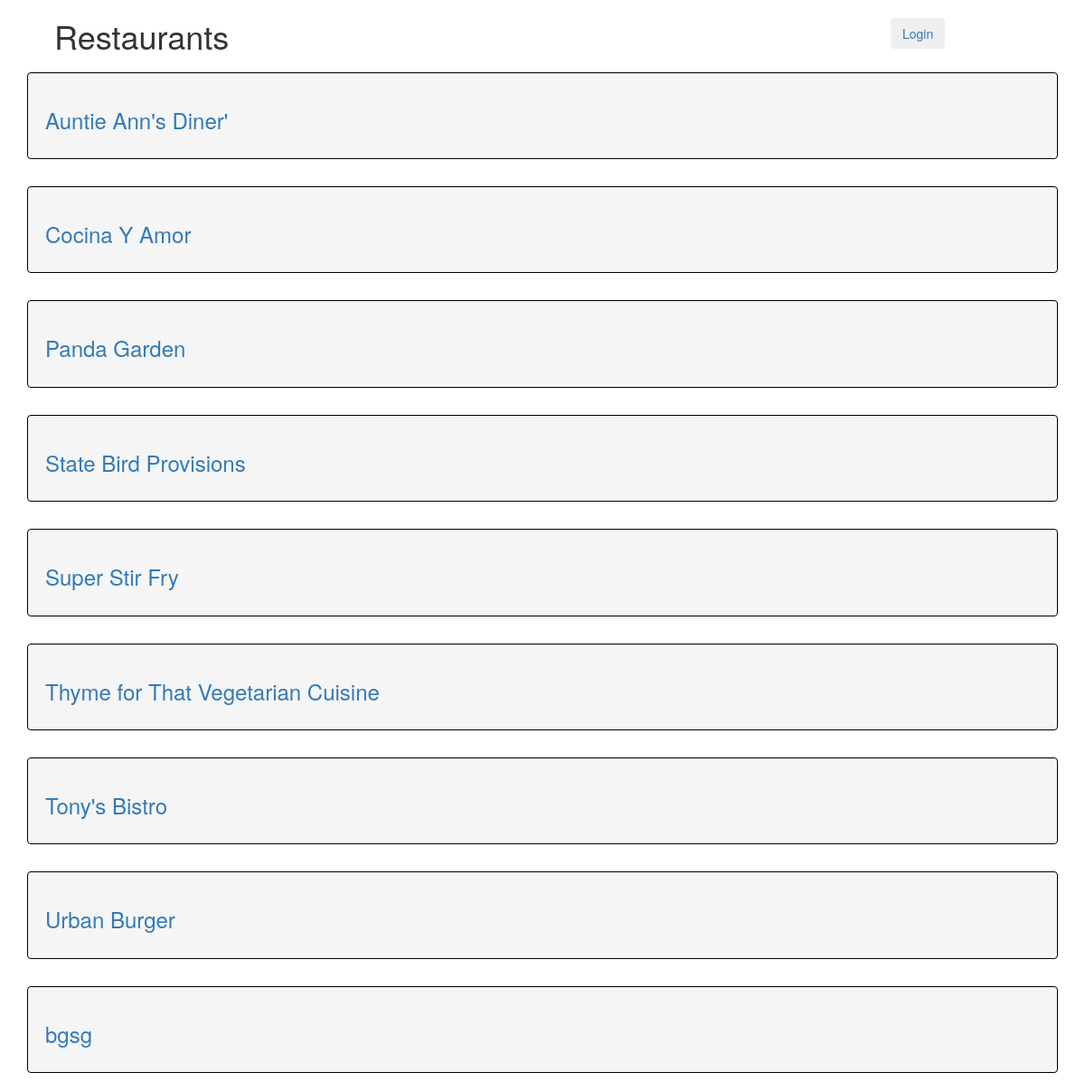
/restaurant/, run on the app's committed database.
### database_setup.py (models this page shows, shortened)
class Restaurant(Base):
    __tablename__ = 'restaurant'
    id = Column(Integer, primary_key=True)
    name = Column(String(250), nullable=False)
    user_id = Column(Integer, ForeignKey('user.id'))
    user = relationship(User)

### Start.py (the view, shortened to what this page needs)
@app.route('/')
@app.route('/restaurant/')
def showRestaurants():
    restaurants = session.query(Restaurant).order_by(asc(Restaurant.name))
    if 'username' not in login_session:
        return render_template('publicrestaurants.html', restaurants=restaurants)

### templates/publicrestaurants.html (shortened to what this page needs)
<!DOCTYPE html>
<html>
<head>
    <link rel="stylesheet" href="https://maxcdn.bootstrapcdn.com/bootstrap/3.3.7/css/bootstrap.min.css" >
</head>
<body>
    <div class="container">
        <top class="col-md-12">
            <div class="col-md-10" >
                <h1>Restaurants</h1>
            </div>
            <div class="col-md-2" style="margin-top: 20px;">
                <a href="{{url_for('showLogin')}}"><button type="button" class="btn btn-outline-primary">Login</button></a>
            </div>
        </top>
        {% for restaurant in restaurants %}
        <div class="col-md-12 well" style="margin-top: 10px; border-color: black;">
            <a href = "{{url_for('showMenu', restaurant_id = restaurant.id)}}"> <h3>{{restaurant.name}}</h3></a>
        </div>
        {% endfor %}
    </div>
</body>
</html>

### data on the page
Restaurant: name "Auntie Ann's Diner'"
Restaurant: name "Cocina Y Amor"
Restaurant: name "Panda Garden"
Restaurant: name "State Bird Provisions"
Restaurant: name "Super Stir Fry"
Restaurant: name "Thyme for That Vegetarian Cuisine"
Restaurant: name "Tony's Bistro"
Restaurant: name "Urban Burger"
Restaurant: name "bgsg"
